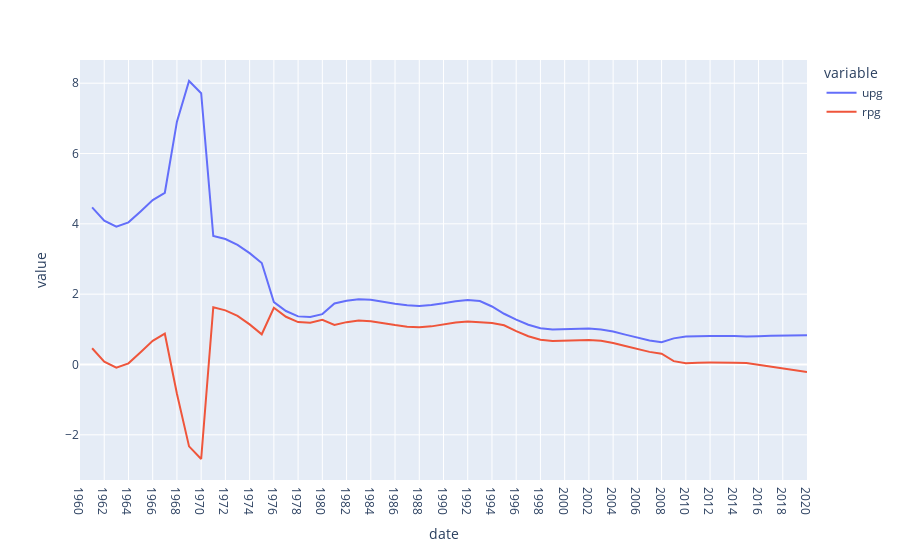

This figure's notebook cell:
### Code cell
# Can we add in visual notes of when events happened? Directly onto the graph
#plotting North Korean urban population growth vs rural population growth from 1960-2020
fig = px.line(prk_pop_grow, x=prk_pop_grow.index, y=['upg', 'rpg'])
fig['layout']['xaxis']['autorange'] = "reversed"
fig.show()

### Figure 1 — Plotly figure (JSON) as saved in the notebook; plotly's stock layout.template omitted (floating-point values rounded to 4 significant figures)
{"data": [{"hovertemplate": "variable=upg<br>date=%{x}<br>value=%{y}<extra></extra>", "legendgroup": "upg", "line": {"color": "#636efa", "dash": "solid"}, "marker": {"symbol": "circle"}, "mode": "lines", "name": "upg", "orientation": "v", "showlegend": true, "type": "scatter", "x": ["2020", "2019", "2018", "2017", "2016", "2015", "2014", "2013", "2012", "2011", "2010", "2009", "2008", "2007", "2006", "2005", "2004", "2003", "2002", "2001", "2000", "1999", "1998", "1997", "1996", "1995", "1994", "1993", "1992", "1991", "1990", "1989", "1988", "1987", "1986", "1985", "1984", "1983", "1982", "1981", "1980", "1979", "1978", "1977", "1976", "1975", "1974", "1973", "1972", "1971", "1970", "1969", "1968", "1967", "1966", "1965", "1964", "1963", "1962", "1961", "1960"], "xaxis": "x", "y": [0.8347, 0.8341, 0.8276, 0.8177, 0.8066, 0.7943, 0.8083, 0.8142, 0.8128, 0.8038, 0.794, 0.7429, 0.6323, 0.6835, 0.7605, 0.8502, 0.9375, 0.9968, 1.021, 1.018, 0.9969, 0.9935, 1.031, 1.132, 1.276, 1.443, 1.649, 1.807, 1.833, 1.797, 1.74, 1.692, 1.667, 1.682, 1.727, 1.791, 1.842, 1.854, 1.813, 1.733, 1.433, 1.353, 1.368, 1.521, 1.776, 2.885, 3.166, 3.404, 3.567, 3.654, 7.714, 8.062, 6.906, 4.883, 4.677, 4.353, 4.043, 3.918, 4.09, 4.468, null], "yaxis": "y"}, {"hovertemplate": "variable=rpg<br>date=%{x}<br>value=%{y}<extra></extra>", "legendgroup": "rpg", "line": {"color": "#EF553B", "dash": "solid"}, "marker": {"symbol": "circle"}, "mode": "lines", "name": "rpg", "orientation": "v", "showlegend": true, "type": "scatter", "x": ["2020", "2019", "2018", "2017", "2016", "2015", "2014", "2013", "2012", "2011", "2010", "2009", "2008", "2007", "2006", "2005", "2004", "2003", "2002", "2001", "2000", "1999", "1998", "1997", "1996", "1995", "1994", "1993", "1992", "1991", "1990", "1989", "1988", "1987", "1986", "1985", "1984", "1983", "1982", "1981", "1980", "1979", "1978", "1977", "1976", "1975", "1974", "1973", "1972", "1971", "1970", "1969", "1968", "1967", "1966", "1965", "1964", "1963", "1962", "1961", "1960"], "xaxis": "x", "y": [-0.2165, -0.1635, -0.1084, -0.0572, -0.01174, 0.04053, 0.05168, 0.05874, 0.05445, 0.05076, 0.03379, 0.09639, 0.3073, 0.3587, 0.4317, 0.5259, 0.6091, 0.6728, 0.6934, 0.6905, 0.6736, 0.6662, 0.7044, 0.8049, 0.9492, 1.116, 1.182, 1.2, 1.223, 1.192, 1.131, 1.084, 1.059, 1.075, 1.12, 1.181, 1.233, 1.249, 1.205, 1.126, 1.27, 1.19, 1.205, 1.358, 1.613, 0.8589, 1.142, 1.384, 1.539, 1.63, -2.688, -2.328, -0.8304, 0.8764, 0.6733, 0.3503, 0.03356, -0.08935, 0.08235, 0.4609, null], "yaxis": "y"}], "layout": {"legend": {"title": {"text": "variable"}, "tracegroupgap": 0}, "margin": {"t": 60}, "xaxis": {"anchor": "y", "autorange": "reversed", "domain": [0, 1], "title": {"text": "date"}}, "yaxis": {"anchor": "x", "domain": [0, 1], "title": {"text": "value"}}}}
